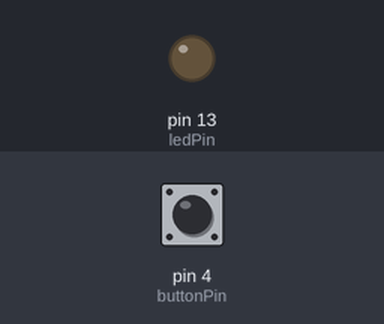
Bench run of a sketch on a simulated Arduino Uno, built with avr-gcc and run on an emulated ATmega328P. Parts: output pins drawn as LEDs (lit = HIGH). Inputs (shaded band) come from the test bench; at power-on: pin 4 (buttonPin) HIGH. What the sketch prints to the serial monitor is not drawn.

Above: at 1.2 s.
1.3 s: pin 4 (buttonPin) pulled LOW for 0.15 s
At 2.0 s:
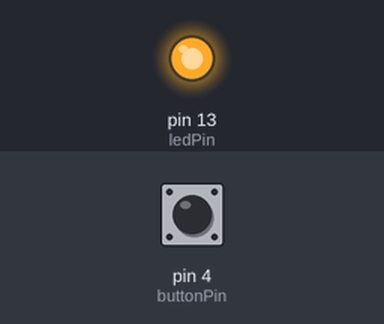
2.9 s: pin 4 (buttonPin) pulled LOW for 1 s
At 4.3 s:
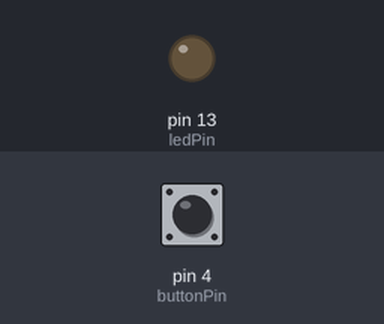
5.4 s: pin 4 (buttonPin) pulled LOW for 3.2 s
At 6.6 s:
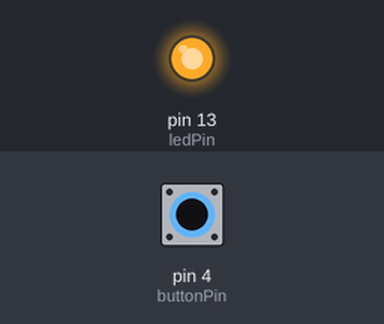
Timing chart, 0 to 8.4 s (numbered marks = the images above; inputs shaded):
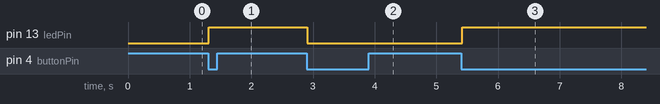

Measured:
- after the input at 1.3 s, pin 13 (ledPin): LOW → HIGH at once
- after the input at 2.9 s, pin 13 (ledPin): HIGH → LOW at once
- after the input at 5.4 s, pin 13 (ledPin): LOW → HIGH at once

The sketch:

study05.ino
```cpp
// pin definitions
int ledPin = 13;
int buttonPin = 4;

// global variables
int toggleState;
int lastButtonState = 1;
long unsigned int lastPress; // "unsigned" datatype not provide memory for negative value, so positive value's allocated memory is doubled, suitable for "time".
int debounceTime = 20;

void setup() {
  pinMode(ledPin, OUTPUT);
  pinMode(buttonPin, INPUT); // INPUT_PULLUP is used whenever resister component is not connected to breadboard.
  Serial.begin(9600);
}

void loop() {
  int buttonState = digitalRead(buttonPin);
  Serial.println(buttonState);
  if((millis() - lastPress) > debounceTime)
  {
    lastPress = millis();

    // NOTE: led is ONLY active when button is not pressed(on the otherword "after release pressing")
    if(buttonState == 0 && lastButtonState == 1){ // this statement is "true"
      toggleState =! toggleState;  // so, toggleState -> 1, because buttonState = 0 (is NOT pressed)
      digitalWrite(ledPin, toggleState); // active led.
      lastButtonState = 0; // flip button's state (preparation for the next "if" statement).
    } //at first execution LED is ON.

    // this statement says, when button is pressed,
    if(buttonState == 1 && lastButtonState == 0){
      lastButtonState = 1;
    }
  }
}
```
